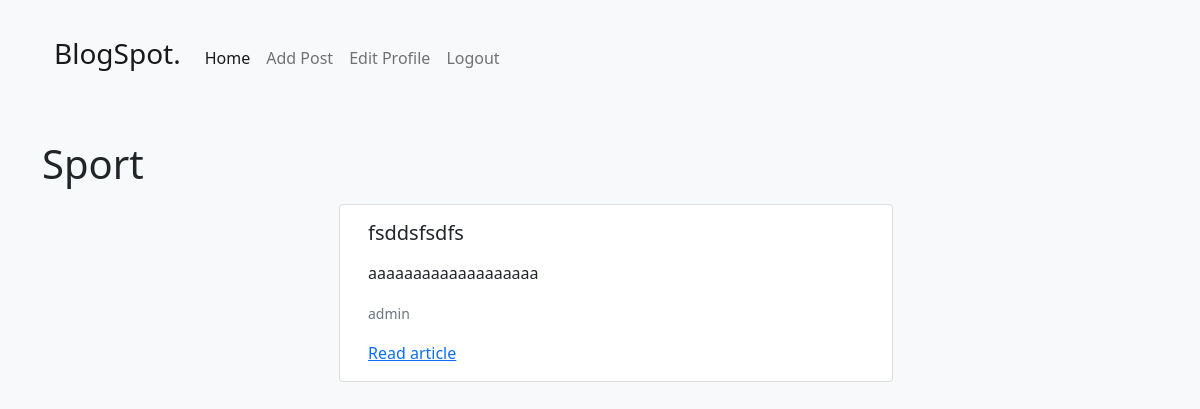
Screenshot of /category/sport/ (signed in) with the database file from the repository.
### theblog/models.py (models this page shows, shortened)
class Post(models.Model):
    title = models.CharField(max_length=255)  # Tytuł posta
    header_image = models.ImageField(null=True, blank=True, upload_to="images/")  # Obraz nagłówkowy
    author = models.ForeignKey(User, on_delete=models.CASCADE)  # Powiązanie z autorem (użytkownikiem)
    body = RichTextField(blank=True, null=True)  # Treść posta
    post_date = models.DateTimeField(auto_now_add=True)  # Data utworzenia posta
    category = models.CharField(max_length=255, default='other')  # Kategoria posta
    isPrivate = models.BooleanField(default=False)  # Flaga prywatności posta

### theblog/views.py (the view)
# urls.py: path('category/<str:cats>/',CategoryView, name='category'),
def CategoryView(request, cats):
    category_posts = Post.objects.filter(category=cats.replace('-', ' '))
    return render(request, 'categories.html', {'cats': cats.title().replace('-', ' '), 'category_posts': category_posts})

### theblog/templates/categories.html (shortened to what this page needs)
{% extends 'base.html' %}
{% block content %}
{% include 'navbar.html' %}
<h1> {{ cats }} </h1>
<ul>
    <div class="row row-cols-2 mt-2 justify-content-center" id="posts">
        {% for post in category_posts %}
        {% if not post.isPrivate or user == post.author %}
            <div class="card m-2">
              <div class="card-body">
                <h5 class="card-title">{{ post.title }}
                </h5>
                <p class="card-text">{{ post.body|slice:":100"|safe }}</p>
                <p class="card-text"><small class="text-muted">{{ post.author }}</small></p>
                  <a href="{% url 'article-detail' post.pk %}">Read article</a>
              </div>
        </div>
        {% endif %}
        {% endfor %}
    </div>
</ul>
{% endblock %}

### rows the page displays
Post: category "Sport", title "fsddsfsdfs", body "aaaaaaaaaaaaaaaaaaa", author "admin"
